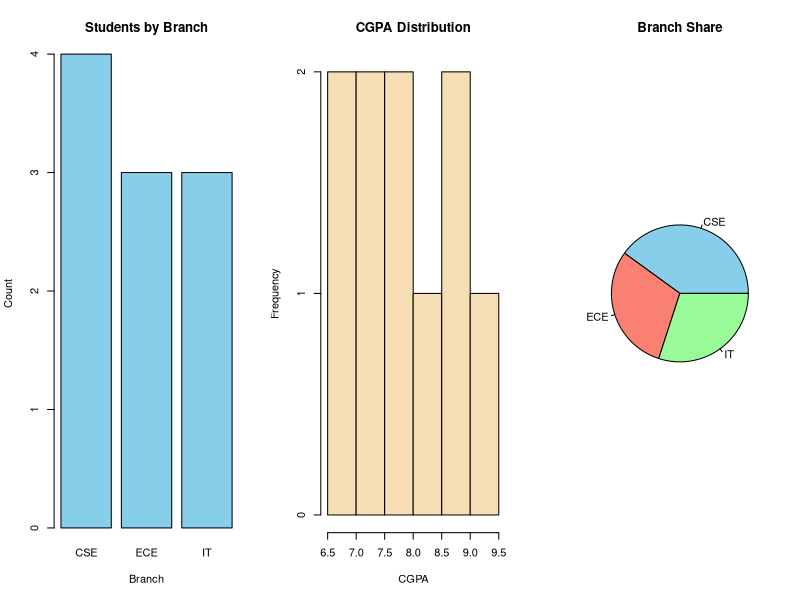

This chart was generated by the following R code:
# Question 4: Student data frame, queries, and three chart types.
students <- data.frame(
  roll_no = 1:10,
  name = c("Aarav", "Bina", "Chirag", "Diya", "Eshan", "Fatima", "Gopal", "Hema", "Ishaan", "Jaya"),
  branch = c("CSE", "ECE", "CSE", "IT", "ECE", "CSE", "IT", "ECE", "CSE", "IT"),
  section = rep(c("A", "B"), 5),
  subjects = c(6, 6, 5, 6, 5, 6, 6, 5, 6, 5),
  cgpa = c(8.2, 7.1, 9.0, 6.8, 7.8, 8.7, 7.4, 8.0, 9.2, 6.9),
  backlogs = c(0, 1, 0, 2, 0, 0, 1, 0, 0, 1)
)

cat("Students with CGPA > 7.5:\n")
print(students[students$cgpa > 7.5, c("roll_no", "name")])
cat("Average CGPA by branch:\n")
print(aggregate(cgpa ~ branch, data = students, FUN = mean))
cat("Top 7 records by CGPA:\n"); print(head(students[order(-students$cgpa), ], 7))
cat("Bottom 7 records by CGPA:\n"); print(head(students[order(students$cgpa), ], 7))

branch_counts <- table(students$branch)
par(mfrow = c(1, 3))
barplot(branch_counts, main = "Students by Branch", xlab = "Branch", ylab = "Count", col = "skyblue")
hist(students$cgpa, main = "CGPA Distribution", xlab = "CGPA", col = "wheat", breaks = 5)
pie(branch_counts, main = "Branch Share", col = c("skyblue", "salmon", "palegreen"))
par(mfrow = c(1, 1))
